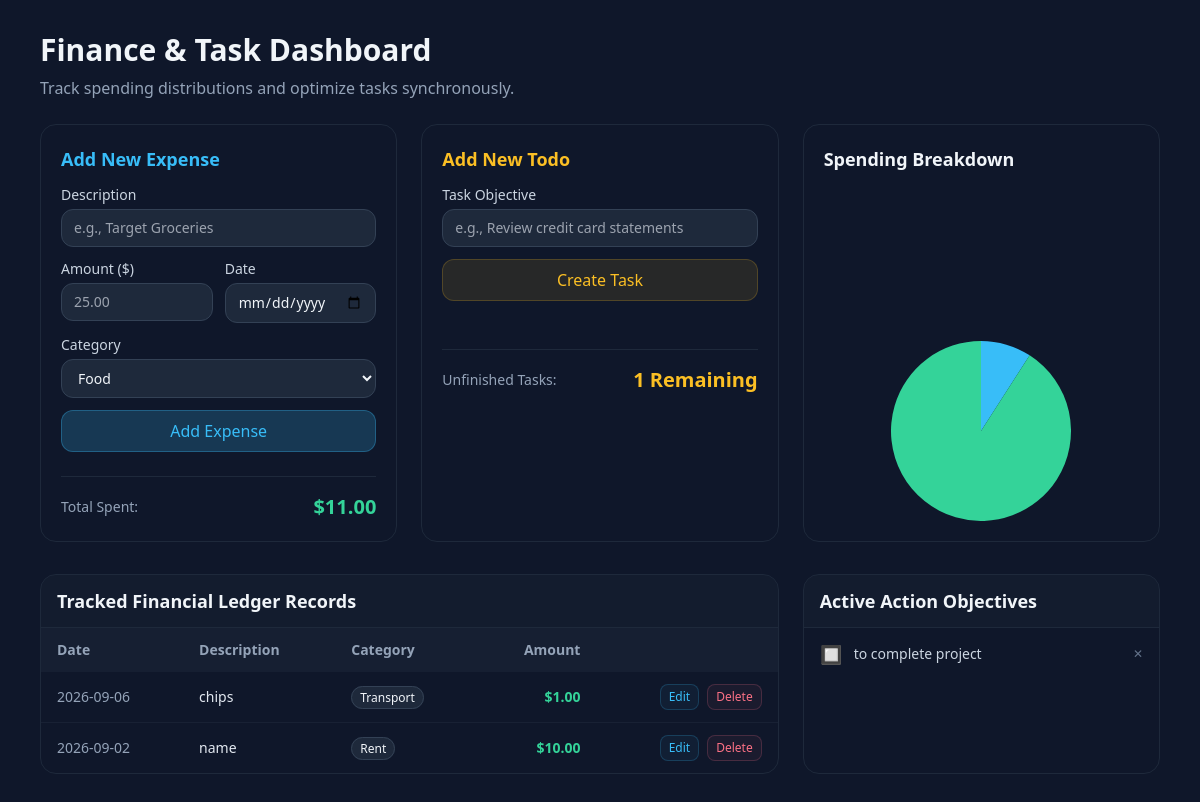
The page / on the database its author committed.
### app.py (models this page shows, shortened)
class Expense(db.Model):
    id = db.Column(db.Integer, primary_key=True)
    description = db.Column(db.String(100), nullable=False)
    amount = db.Column(db.Float, nullable=False)
    category = db.Column(db.String(50), nullable=False)
    date = db.Column(db.Date, nullable=False, default=lambda: datetime.now(timezone.utc).date())

class Todo(db.Model):
    id = db.Column(db.Integer, primary_key=True)
    content = db.Column(db.String(200), nullable=False)
    complete = db.Column(db.Boolean, default=False)
    date = db.Column(db.DateTime, default=lambda: datetime.now(timezone.utc))

### app.py (the view)
@app.route("/", methods=["GET"])
def first_exp():
    expenses = Expense.query.order_by(Expense.date.desc()).all()
    todos = Todo.query.order_by(Todo.date.desc()).all()
    total_amount = sum(e.amount for e in expenses)
    pending_tasks = Todo.query.filter_by(complete=False).count()
    cat_totals = {}
    for e in expenses:
        cat_totals[e.category] = cat_totals.get(e.category, 0) + e.amount
    categories_list = ["Food", "Transport", "Rent", "Utilities"]
    return render_template(
        'index.html',
        expenses=expenses,
        todos=todos,
        total_amount=total_amount,
        pending_tasks=pending_tasks,
        categories=categories_list,
        chart_labels=json.dumps(list(cat_totals.keys())),
        chart_values=json.dumps(list(cat_totals.values()))
    )

### templates/index.html (shortened to what this page needs)
<!DOCTYPE html>
<html lang="en" class="h-full">
  <head>
    <script src="https://cdn.tailwindcss.com"></script>
  </head>
  <body class="h-full bg-slate-900 text-slate-100">
    <main class="mx-auto max-w-6xl px-4 py-8">
      <h1 class="text-3xl font-semibold mb-2">Finance & Task Dashboard</h1>
      <p class="text-slate-400 mb-6">Track spending distributions and optimize tasks synchronously.</p>
      <div class="grid grid-cols-1 lg:grid-cols-3 gap-6">
        <section class="rounded-2xl border border-slate-800 bg-slate-900 p-5">
          <h2 class="text-lg font-semibold mb-3 text-brand">Add New Expense</h2>
          <form method="post" action="{{ url_for('add') }}" class="space-y-3">
            <label class="block text-sm">
              <span class="mb-1 block text-slate-300">Description</span>
              <input name="description" placeholder="e.g., Target Groceries" class="w-full rounded-xl bg-slate-800 border border-slate-700 px-3 py-2 text-slate-100 focus:outline-none focus:border-brand" required />
            </label>
            <div class="grid grid-cols-2 gap-3">
              <label class="block text-sm">
                <span class="mb-1 block text-slate-300">Amount ($)</span>
                <input name="amount" type="number" step="0.01" min="0.01" placeholder="25.00" class="w-full rounded-xl bg-slate-800 border border-slate-700 px-3 py-2 text-slate-100 focus:outline-none focus:border-brand" required />
              </label>
              <label class="block text-sm">
                <span class="mb-1 block text-slate-300">Date</span>
                <input name="date" type="date" class="w-full rounded-xl bg-slate-800 border border-slate-700 px-3 py-2 text-slate-100 focus:outline-none focus:border-brand" />
              </label>
            </div>
            <label class="block text-sm">
              <span class="mb-1 block text-slate-300">Category</span>
              <select name="category" class="w-full rounded-xl bg-slate-800 border border-slate-700 px-3 py-2 text-slate-100 focus:outline-none">
                {% for c in categories %}
                  <option>{{ c }}</option>
                {% endfor %}
              </select>
            </label>
            <button class="w-full rounded-xl bg-brand/20 hover:bg-brand/30 text-brand px-4 py-2 border border-brand/30 font-medium transition" type="submit">Add Expense</button>
          </form>
          <div class="mt-6 pt-4 border-t border-slate-800 flex justify-between items-center text-sm">
            <span class="text-slate-400">Total Spent:</span>
            <span class="text-xl font-bold text-emerald-400">${{ "%.2f"|format(total_amount) }}</span>
          </div>
        </section>
        <section class="rounded-2xl border border-slate-800 bg-slate-900 p-5">
          <h2 class="text-lg font-semibold mb-3 text-amber-400">Add New Todo</h2>
          <form method="post" action="{{ url_for('add_todo') }}" class="space-y-3">
            <label class="block text-sm">
              <span class="mb-1 block text-slate-300">Task Objective</span>
              <input name="content" placeholder="e.g., Review credit card statements" class="w-full rounded-xl bg-slate-800 border border-slate-700 px-3 py-2 text-slate-100 focus:outline-none focus:border-amber-400" required />
            </label>
            <button class="w-full rounded-xl bg-amber-400/10 hover:bg-amber-400/20 text-amber-400 px-4 py-2 border border-amber-400/20 font-medium transition" type="submit">Create Task</button>
          </form>
          <div class="mt-12 pt-4 border-t border-slate-800 flex justify-between items-center text-sm">
            <span class="text-slate-400">Unfinished Tasks:</span>
            <span class="text-xl font-bold text-amber-400">{{ pending_tasks }} Remaining</span>
          </div>
        </section>
        <section class="rounded-2xl border border-slate-800 bg-slate-900 p-5 flex flex-col justify-between">
          <h2 class="text-lg font-semibold mb-2">Spending Breakdown</h2>
          <div class="relative max-h-48 mx-auto flex items-center justify-center">
            <canvas id="categoryPieChart" width="180" height="180"></canvas>
          </div>
        </section>
      </div>
      <div class="grid grid-cols-1 lg:grid-cols-3 gap-6 mt-8">
        <section class="lg:col-span-2 rounded-2xl border border-slate-800 bg-slate-900 overflow-hidden">
          <div class="px-4 py-3 border-b border-slate-800 bg-slate-800/30">
            <h2 class="text-lg font-semibold">Tracked Financial Ledger Records</h2>
          </div>
          <div class="overflow-x-auto">
            <table class="min-w-full text-sm">
              <thead class="text-slate-400 bg-slate-800/50">
                <tr>
                  <th class="text-left px-4 py-3">Date</th>
                  <th class="text-left px-4 py-3">Description</th>
                  <th class="text-left px-4 py-3">Category</th>
                  <th class="text-right px-4 py-3">Amount</th>
                  <th class="px-4 py-3"></th>
                </tr>
              </thead>
              <tbody class="divide-y divide-slate-800/60">
                {% for expense in expenses %}
                <tr class="hover:bg-slate-800/30 transition">
                  <td class="px-4 py-3 text-slate-400">{{ expense.date }}</td>
                  <td class="px-4 py-3 font-medium text-slate-200">{{ expense.description }}</td>
                  <td class="px-4 py-3"><span class="px-2 py-0.5 rounded-full text-xs bg-slate-800 border border-slate-700">{{ expense.category }}</span></td>
                  <td class="px-4 py-3 text-right font-semibold text-emerald-400">${{ "%.2f"|format(expense.amount) }}</td>
                  <td class="px-4 py-3 text-right flex justify-end gap-2">
                    <a href="{{ url_for('edit_post', expense_id=expense.id) }}" class="text-xs text-sky-400 hover:underline border border-sky-400/20 px-2 py-1 rounded-lg bg-sky-400/5">Edit</a>
                    <a href="{{ url_for('delete_expense', id=expense.id) }}" class="text-xs text-rose-400 hover:underline border border-rose-400/20 px-2 py-1 rounded-lg bg-rose-400/5">Delete</a>
                  </td>
                </tr>
                {% else %}
                <tr>
                  <td colspan="5" class="px-4 py-8 text-center text-slate-500">No transactions recorded yet. Log your first expense above!</td>
                </tr>
                {% endfor %}
              </tbody>
            </table>
          </div>
        </section>
        <section class="rounded-2xl border border-slate-800 bg-slate-900 overflow-hidden">
          <div class="px-4 py-3 border-b border-slate-800 bg-slate-800/30">
            <h2 class="text-lg font-semibold">Active Action Objectives</h2>
          </div>
          <ul class="divide-y divide-slate-800 max-h-72 overflow-y-auto">
            {% for todo in todos %}
            <li class="px-4 py-3 flex items-center justify-between gap-3 {% if todo.complete %}bg-slate-800/10{% endif %}">
              <div class="flex items-center gap-3">
                <a href="{{ url_for('toggle_todo', id=todo.id) }}" class="cursor-pointer text-lg select-none">
                  {% if todo.complete %}✅{% else %}🔲{% endif %}
                </a>
                <span class="text-sm {% if todo.complete %}line-through text-slate-500{% else %}text-slate-300{% endif %}">
                  {{ todo.content }}
                </span>
              </div>
              <a href="{{ url_for('delete_todo', id=todo.id) }}" class="text-xs text-slate-500 hover:text-rose-400 transition">✕</a>
            </li>
            {% else %}
            <li class="px-4 py-8 text-center text-slate-500 text-sm">Your task stack is clear. Enjoy the day!</li>
            {% endfor %}
          </ul>
        </section>
      </div>
    </main>
    <script>
      const ctx = document.getElementById('categoryPieChart').getContext('2d');
      const labelsData = {{ chart_labels | safe }};
      const valuesData = {{ chart_values | safe }};
      if(labelsData.length === 0) {
          ctx.font = "14px sans-serif";
          ctx.fillStyle = "#64748b";
          ctx.textAlign = "center";
          ctx.fillText("No spending metrics captured", 90, 90);
      } else {
          new Chart(ctx, {
            type: 'pie',
            data: {
              labels: labelsData,
              datasets: [{
                data: valuesData,
                backgroundColor: ['#38bdf8', '#34d399', '#fbbf24', '#f87171', '#a78bfa'],
                borderWidth: 0
              }]
            },
            options: {plugins: { legend: { display: false } },responsive: true,maintainAspectRatio: false}});}
    </script>
  </body>
</html>

### rows shown on the page
Expense: date "2026-09-06", description "chips", category "Transport", amount "1.00"
Expense: date "2026-09-02", description "name", category "Rent", amount "10.00"
Todo: content "to complete project"

### other values the page prints
{{ "%.2f"|format(total_amount) }} "11.00"
{{ pending_tasks }} "1"
form field category "Food"
chart data {{ chart_values | safe }} [1.0, 10.0]
